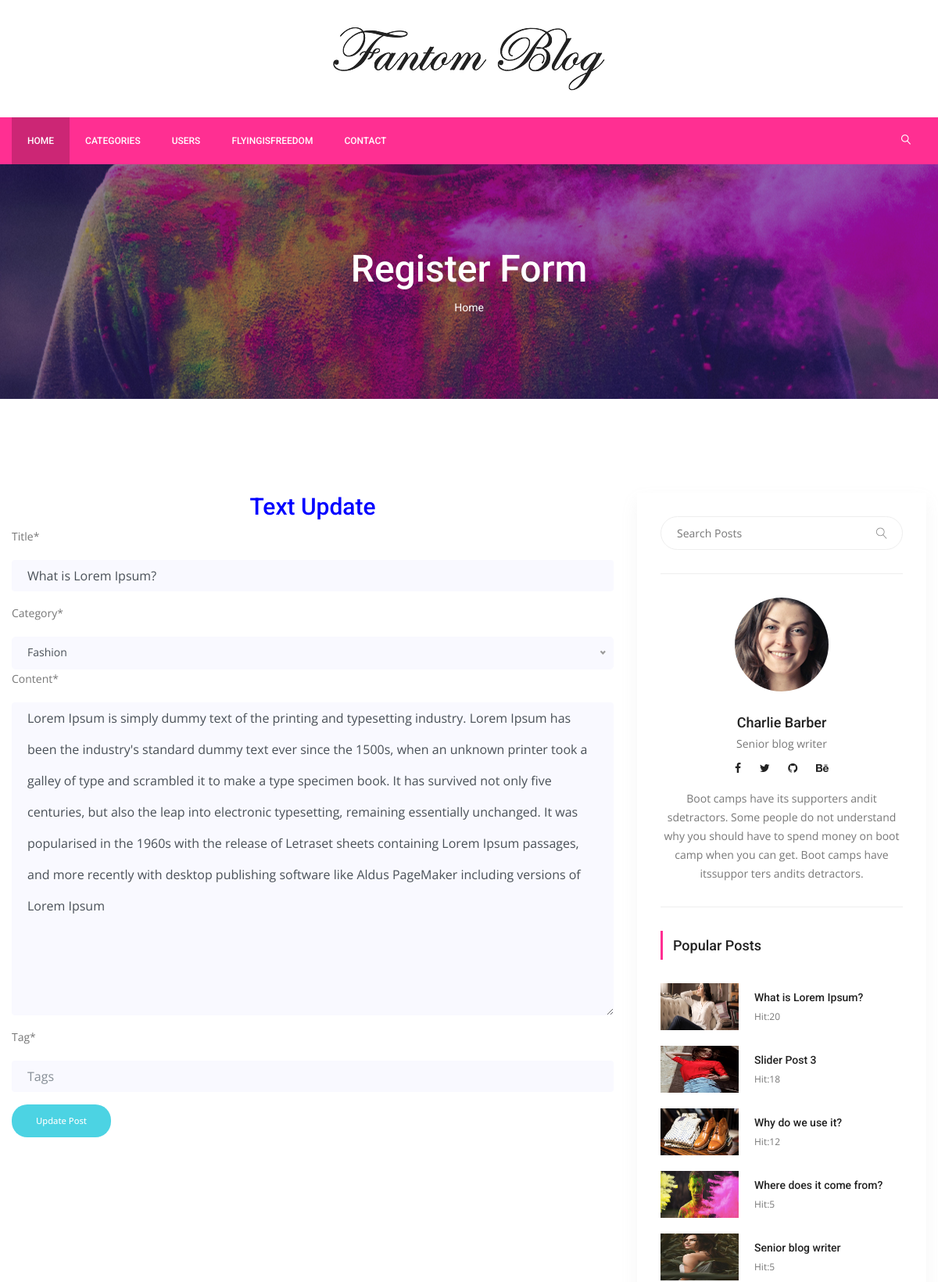
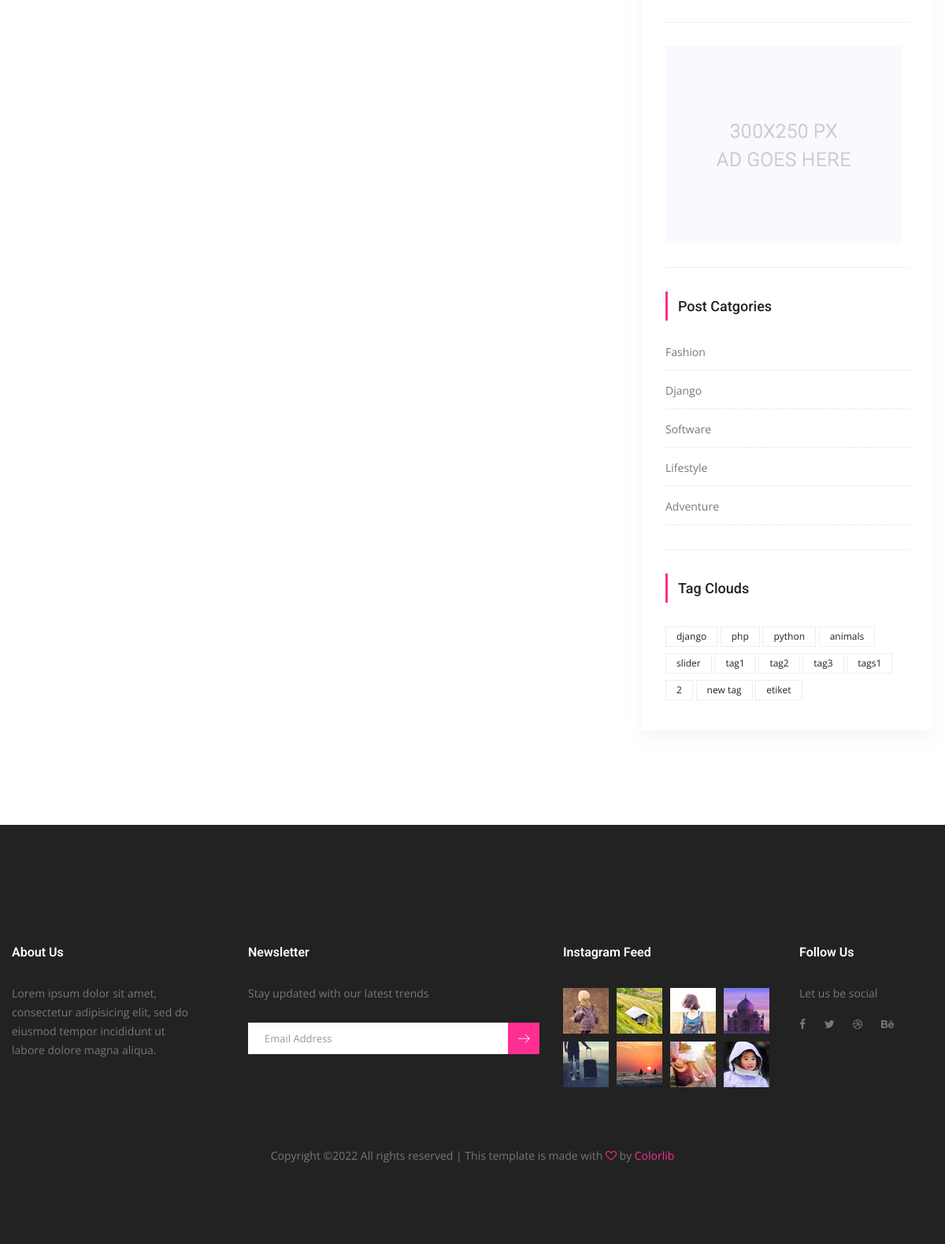
/post-update/1/what-is-lorem-ipsum (signed in), run on the app's committed database (2 pictures, top to bottom).
### posts/models.py (models this page shows, shortened)
class Post(models.Model):
    title = models.CharField(max_length=150)
    content = models.TextField()
    publishing_date = models.DateTimeField(auto_now_add=True)
    image = models.ImageField(blank=True, null=True, upload_to='uploads/',default='uploads/blog-4.jpg')
    user = models.ForeignKey(settings.AUTH_USER_MODEL, on_delete=models.CASCADE, default=1)
    slug = models.SlugField(default="slug",editable=False)
    category = models.ForeignKey(Category,on_delete=models.CASCADE,default=1,related_name ='posts')
    tag = models.ManyToManyField(Tag,related_name="posts",blank=True)
    slider_posts = models.BooleanField(default=False)
    hit = models.PositiveIntegerField(default=0)
    def post_tag(self):
        return ','.join(str(tag) for tag in self.tag.all())

class Category(models.Model):
    title = models.CharField(max_length=250)
    slug = models.SlugField(editable=False)
    def __str__(self):
        return self.title

class Tag(models.Model):
    title = models.CharField(max_length=50)
    slug = models.SlugField(editable=False)
    def __str__(self):
        return self.title

### posts/views.py (the view, shortened to what this page needs)
# urls.py: path('post-update/<int:pk>/<slug:slug>',UpdatePostView.as_view(),name='post_update'),
@method_decorator(login_required(login_url='/users/login'),name="dispatch")
class UpdatePostView(UpdateView):
    model = Post
    template_name = 'posts/post-update.html'
    form_class = PostUpdateForm
    def get(self,request,*args,**kwargs):
        self.object =self.get_object()
        if self.object.user != request.user:
            return HttpResponseRedirect('/')
        return super(UpdatePostView, self).get(request,*args,**kwargs)

### posts/forms.py
class PostUpdateForm(forms.ModelForm):
    def __init__(self,*args,**kwargs):
        super(PostUpdateForm,self).__init__(*args,**kwargs)
        self.helper = FormHelper()
        self.helper.form_method='post'
        self.helper.field_class='mt-10'
        self.helper.layout=Layout(
            Field("title",css_class="single-input",placeholder="Title"),
            Field("category",css_class="single-input"),
            Field("content",css_class="single-input",placeholder="Please add content"),
            Field("tag",css_class="single-input",placeholder="Tags",value=self.instance.post_tag()),
        )
        self.helper.add_input(Submit('submit',"Update Post",css_class="genric-btn success circle"))
    tag=forms.CharField()
    class Meta:
        model = Post
        fields = [
            'title',
            'category',
            'content',
            'image',
            ]

### posts/templatetags/custom_tags.py (called while the page is built)
@register.simple_tag(name="categories")
def all_categories():
    return Category.objects.all()

@register.simple_tag(name="tags")
def all_tags():
    return Tag.objects.all()

@register.simple_tag(name="hit_posts")
def hit_posts():
    return Post.objects.order_by('-hit')[:5]

### templates/posts/post-update.html
{% extends 'base.html' %}
{% load static %}
{% load crispy_forms_tags %}
{% block content %}
        <section class="banner_area">
            <div class="banner_inner d-flex align-items-center">
            	<div class="overlay bg-parallax" data-stellar-ratio="0.9" data-stellar-vertical-offset="0" data-background=""></div>
				<div class="container">
					<div class="banner_content text-center">
						<h2>Register Form</h2>
						<div class="page_link">
							<a href="{% url 'index' %}">Home</a>
						</div>
					</div>
				</div>
            </div>
        </section>
        <section class="blog_area p_120">
            <div class="container">
                <div class="row">
                    <div class="col-lg-8">
                        <h2 style="text-align:center;color:blue;">Text Update</h2>
                        {% crispy form %}
                        </div>
                    {% include 'right_side.html' %}
                </div>
            </div>
        </section>
      {% endblock %}

### templates/base.html (shortened to what this page needs)
{% load static %}
{% load custom_tags %}
<!doctype html>
<html lang="en">
    <head>
        <link rel="stylesheet" href="{% static "css/bootstrap.css" %}">
        <link rel="stylesheet" href="{% static "vendors/linericon/style.css" %}">
        <link rel="stylesheet" href="{% static "css/font-awesome.min.css" %}">
        <link rel="stylesheet" href="{% static "vendors/owl-carousel/owl.carousel.min.css" %}">
        <link rel="stylesheet" href="{% static "vendors/lightbox/simpleLightbox.css" %}">
        <link rel="stylesheet" href="{% static "vendors/nice-select/css/nice-select.css" %}">
        <link rel="stylesheet" href="{% static "vendors/animate-css/animate.css" %}">
        <link rel="stylesheet" href="{% static "vendors/jquery-ui/jquery-ui.css" %}">
        <link rel="stylesheet" href="{% static "css/style.css" %}">
        <link rel="stylesheet" href="{% static "css/responsive.css" %}">
    </head>
    <body>
        <header class="header_area">
            <div class="logo_part">
            	<div class="container">
            		<a class="logo" href="{% url 'index' %}"><img src="{% static "img/logo.png" %}" alt=""></a>
            	</div>
            </div>
			<div class="main_menu">
				<nav class="navbar navbar-expand-lg navbar-light">
					<div class="container">
						<div class="collapse navbar-collapse offset" id="navbarSupportedContent">
							<ul class="nav navbar-nav menu_nav">
								<li class="nav-item active"><a class="nav-link" href="{% url 'index' %}">Home</a></li>
                                <li class="nav-item submenu dropdown">
									<a href="#" class="nav-link dropdown-toggle" data-toggle="dropdown" role="button" aria-haspopup="true" aria-expanded="false">Categories</a>
                                        {% categories as categories %}
								</li>
								<li class="nav-item"><a class="nav-link" href="{% url 'users:user_list' %}">Users</a></li>
								{% if user.is_authenticated %}
								<li class="nav-item submenu dropdown">
									<a href="#" class="nav-link dropdown-toggle" data-toggle="dropdown" role="button" aria-haspopup="true" aria-expanded="false">{{ user.username }}</a>
								</li>
                                {% else %}
								<li class="nav-item"><a class="nav-link" href="{% url 'users:login' %}">Login</a></li>
								<li class="nav-item"><a class="nav-link" href="{% url 'users:register' %}">Register</a></li>
                                {% endif %}
                                <li class="nav-item"><a class="nav-link" href="#">Contact</a></li>
                            </ul>
							<ul class="nav navbar-nav navbar-right ml-auto">
								<li class="nav-item"><a href="#" class="search"><i class="lnr lnr-magnifier"></i></a></li>
							</ul>
						</div>
					</div>
				</nav>
			</div>
        </header>
    {% block content %}
	{% endblock %}
        <footer class="footer-area">
            <div class="container">
                <div class="row">
                    <div class="col-lg-3  col-md-6 col-sm-6">
                        <div class="single-footer-widget">
                            <h6 class="footer_title">About Us</h6>
                            <p>Lorem ipsum dolor sit amet, consectetur adipisicing elit, sed do eiusmod tempor incididunt ut labore dolore magna aliqua.</p>
                        </div>
                    </div>
                    <div class="col-lg-4 col-md-6 col-sm-6">
                        <div class="single-footer-widget">
                            <h6 class="footer_title">Newsletter</h6>
                            <p>Stay updated with our latest trends</p>
                            <div id="mc_embed_signup">
                                <form target="_blank" action="https://spondonit.us12.list-manage.com/subscribe/post?u=1462626880ade1ac87bd9c93a&amp;id=92a4423d01" method="get" class="subscribe_form relative">
                                    <div class="input-group d-flex flex-row">
                                        <input name="EMAIL" placeholder="Email Address" onfocus="this.placeholder = ''" onblur="this.placeholder = 'Email Address '" required="" type="email">
                                        <button class="btn sub-btn"><span class="lnr lnr-arrow-right"></span></button>
                                    </div>
                                </form>
                            </div>
                        </div>
                    </div>
                    <div class="col-lg-3 col-md-6 col-sm-6">
                        <div class="single-footer-widget instafeed">
                            <h6 class="footer_title">Instagram Feed</h6>
                            <ul class="list instafeed d-flex flex-wrap">
                                <li><img src="{% static "img/instagram/Image-01.jpg" %}" alt=""></li>
                                <li><img src="{% static "img/instagram/Image-02.jpg" %}" alt=""></li>
                                <li><img src="{% static "img/instagram/Image-03.jpg" %}" alt=""></li>
                                <li><img src="{% static "img/instagram/Image-04.jpg" %}" alt=""></li>
                                <li><img src="{% static "img/instagram/Image-05.jpg" %}" alt=""></li>
                                <li><img src="{% static "img/instagram/Image-06.jpg" %}" alt=""></li>
                                <li><img src="{% static "img/instagram/Image-07.jpg" %}" alt=""></li>
                                <li><img src="{% static "img/instagram/Image-08.jpg" %}" alt=""></li>
                            </ul>
                        </div>
                    </div>
                    <div class="col-lg-2 col-md-6 col-sm-6">
                        <div class="single-footer-widget f_social_wd">
                            <h6 class="footer_title">Follow Us</h6>
                            <p>Let us be social</p>
                            <div class="f_social">
                            	<a href="#"><i class="fa fa-facebook"></i></a>
								<a href="#"><i class="fa fa-twitter"></i></a>
								<a href="#"><i class="fa fa-dribbble"></i></a>
								<a href="#"><i class="fa fa-behance"></i></a>
                            </div>
                        </div>
                    </div>
                </div>
                <div class="row footer-bottom d-flex justify-content-between align-items-center">
                    <p class="col-lg-12 footer-text text-center">
Copyright &copy;<script>document.write(new Date().getFullYear());</script> All rights reserved | This template is made with <i class="fa fa-heart-o" aria-hidden="true"></i> by <a href="https://colorlib.com" target="_blank">Colorlib</a>
</p>
                </div>
            </div>
        </footer>
    </body>
</html>

### templates/right_side.html (shortened to what this page needs)
{% load static %}
{% load custom_tags %}
<div class="col-lg-4">
                        <div class="blog_right_sidebar">
                            <aside class="single_sidebar_widget search_widget">
                                <form action="{% url 'search' %}" method = "get">
                                <div class="input-group">
                                    <input type="text" class="form-control" placeholder="Search Posts" name="q">
                                    <span class="input-group-btn">
                                        <button class="btn btn-default" type="button"><i class="lnr lnr-magnifier"></i></button>
                                    </span>
                                </div></form>
                                <div class="br"></div>
                            </aside>
                            <aside class="single_sidebar_widget author_widget">
                                <img class="author_img rounded-circle" src="{% static "img/blog/author.png" %}" alt="">
                                <h4>Charlie Barber</h4>
                                <p>Senior blog writer</p>
                                <div class="social_icon">
                                    <a href="#"><i class="fa fa-facebook"></i></a>
                                    <a href="#"><i class="fa fa-twitter"></i></a>
                                    <a href="#"><i class="fa fa-github"></i></a>
                                    <a href="#"><i class="fa fa-behance"></i></a>
                                </div>
                                <p>Boot camps have its supporters andit sdetractors. Some people do not understand why you should have to spend money on boot camp when you can get. Boot camps have itssuppor ters andits detractors.</p>
                                <div class="br"></div>
                            </aside>
                            <aside class="single_sidebar_widget popular_post_widget">
                                <h3 class="widget_title">Popular Posts</h3>
                                {% hit_posts as posts %}
                                {% for post in posts %}
                                <div class="media post_item">
                                    <img src="{{ post.image.url }}" alt="post"style="width:100px;height:60px">
                                    <div class="media-body">
                                        <a href="{% url 'detail' pk=post.pk slug=post.slug %}"><h3>{{ post.title }}</h3></a>
                                        <p>Hit:{{ post.hit }}</p>
                                    </div>
                                </div>
                                {% endfor %}
                                <div class="br"></div>
                            </aside>
                            <aside class="single_sidebar_widget">
                                <a href="#"><img class="img-fluid" src="{% static "img/blog/add.jpg" %}" alt=""></a>
                                <div class="br"></div>
                            </aside>
                            <aside class="single_sidebar_widget post_category_widget">
                                <h4 class="widget_title">Post Catgories</h4>
                                <ul class="list cat-list">
                                    {% categories as categories %}
                                    {% for category in categories %}
                                    <li>
                                        <a href="{% url 'category_detail' pk=category.id slug=category.slug %}" class="d-flex justify-content-between">
                                            <p>{{ category.title }}</p>
                                        </a>
                                    </li>
                                    {% endfor %}
                                </ul>
                                <div class="br"></div>
                            </aside>
                            <aside class="single-sidebar-widget tag_cloud_widget">
                                <h4 class="widget_title">Tag Clouds</h4>
                                <ul class="list">
                                    {% tags as tags %}
                                    {% for tag in tags %}
                                    <li><a href="{% url 'tag_detail' tag.slug %}">{{ tag }}</a></li>
                                    {% endfor %}
                                </ul>
                            </aside>
                        </div>
                    </div>

### static/css/responsive.css (style rules this page uses)
@media (max-width:1619px) { .header_area .navbar .search { margin-left: 40px; } }

### data on the page
Post: title "What is Lorem Ipsum?", content "Lorem Ipsum is simply dummy text of the printing and typesetting industry. Lorem Ipsum has been the industry's standard dummy text ever since the 1500s, when an unknown printer took a galley of type and scrambled it to make a type specimen book. It has survived not only five centuries, but also the leap into electronic typesetting, remaining essentially unchanged. It was popularised in the 1960s with the release of Letraset sheets containing Lorem Ipsum passages, and more recently with desktop publishing software like Aldus PageMaker including versions of Lorem Ipsum", image (picture), hit "20"
Post: image (picture), title "Slider Post 3", hit "18"
Post: image (picture), title "Why do we use it?", hit "12"
Post: image (picture), title "Where does it come from?", hit "5"
Post: image (picture), title "Senior blog writer", hit "5"
Category: title "Fashion"
Category: title "Django"
Category: title "Software"
Category: title "Lifestyle"
Category: title "Adventure"
Tag: title "django"
Tag: title "php"
Tag: title "python"
Tag: title "animals"
Tag: title "slider"
Tag: title "tag1"
Tag: title "tag2"
Tag: title "tag3"
Tag: title "tags1"
Tag: title "2"
Tag: title "new tag"
Tag: title "etiket"

### other printed values
{{ user.username }} "FLYINGISFREEDOM"
